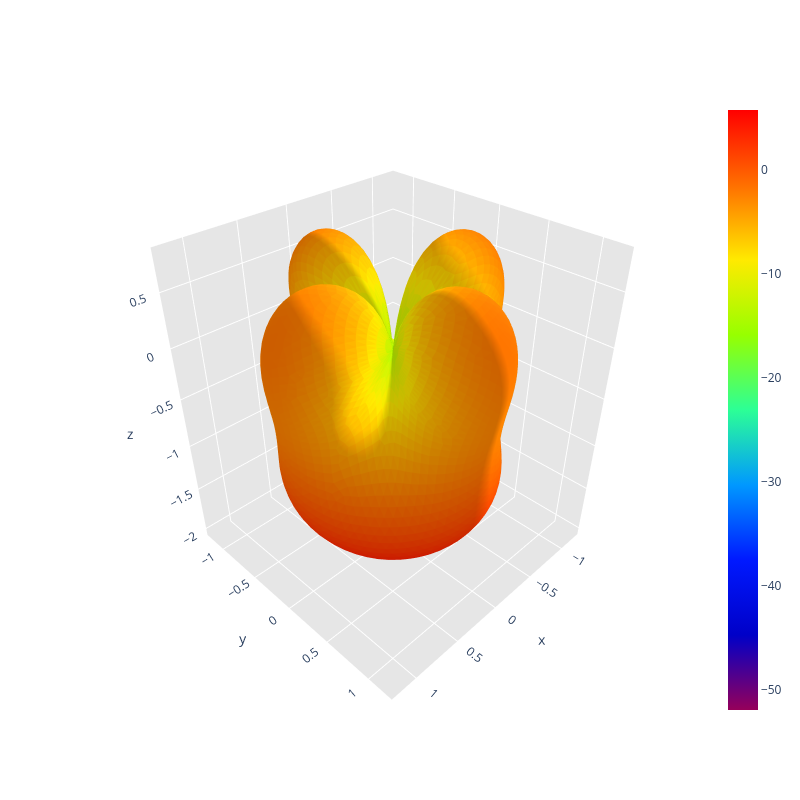

Here is the notebook cell this chart was saved with:
### Code cell
display_rhcp_gain(path, save_image=False, save_gif=True)

### Figure 1 — Plotly figure (JSON) as saved in the notebook; plotly's stock layout.template omitted (floating-point values rounded to 4 significant figures; data arrays with more than 128 entries replaced by an {"elided": "..."} marker saying what was removed)
{"data": [{"facecolor": {"elided": "10296 str values"}, "i": {"elided": "10296 int values"}, "j": {"elided": "10296 int values"}, "k": {"elided": "10296 int values"}, "name": "", "type": "mesh3d", "x": {"elided": "5150 float values"}, "y": {"elided": "5150 float values"}, "z": {"elided": "5150 float values"}}, {"hoverinfo": "none", "marker": {"color": [-51.95, 5.794], "colorscale": [[0, "rgb(150, 0, 90)"], [0.125, "rgb(0, 0, 200)"], [0.25, "rgb(0, 25, 255)"], [0.375, "rgb(0, 152, 255)"], [0.5, "rgb(44, 255, 150)"], [0.625, "rgb(151, 255, 0)"], [0.75, "rgb(255, 234, 0)"], [0.875, "rgb(255, 111, 0)"], [1, "rgb(255, 0, 0)"]], "showscale": true, "size": 0.1}, "mode": "markers", "showlegend": false, "type": "scatter3d", "x": [6.123e-20], "y": [-1.5e-35], "z": [0.001]}], "layout": {"height": 800, "scene": {"aspectratio": {"x": 0.8598, "y": 0.8547, "z": 1}, "xaxis": {"backgroundcolor": "rgb(230, 230, 230)", "gridcolor": "rgb(255, 255, 255)", "showbackground": true, "zerolinecolor": "rgb(255, 255, 255)"}, "yaxis": {"backgroundcolor": "rgb(230, 230, 230)", "gridcolor": "rgb(255, 255, 255)", "showbackground": true, "zerolinecolor": "rgb(255, 255, 255)"}, "zaxis": {"backgroundcolor": "rgb(230, 230, 230)", "gridcolor": "rgb(255, 255, 255)", "showbackground": true, "zerolinecolor": "rgb(255, 255, 255)"}}, "title": {"text": ""}, "width": 800}}
